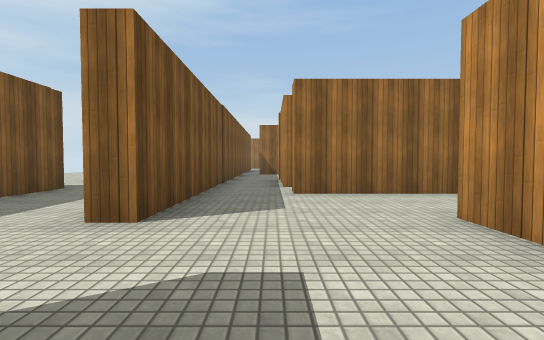
view 1 (above)

21 first-person views from a walk through a 3-D level made in the Unity game engine. The camera is 1.2 m above the floor, tilts 2° down and sees 85° across. The floor is counted in squares, 2 m on a side. Each view is taken from the middle of a square. On the plan, view 1 faces up. The plan holds only what a view shows up to about 9 squares ahead; the rest is blank. The player character is not drawn. Surface patterns are stand-ins for the level's own textures.

view 2
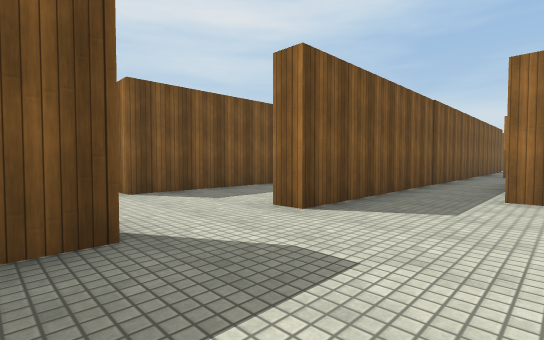

view 3
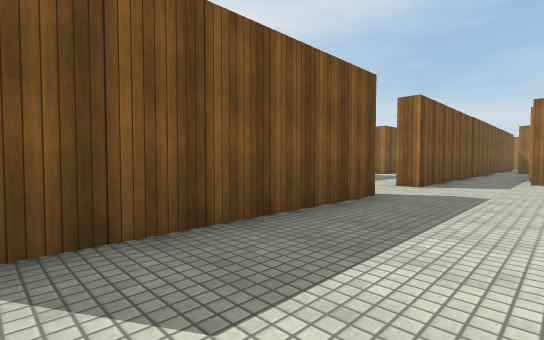

view 4
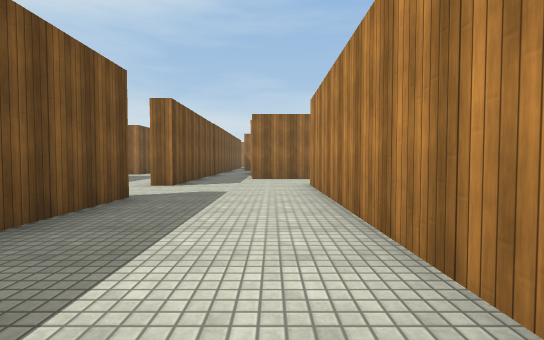

view 5
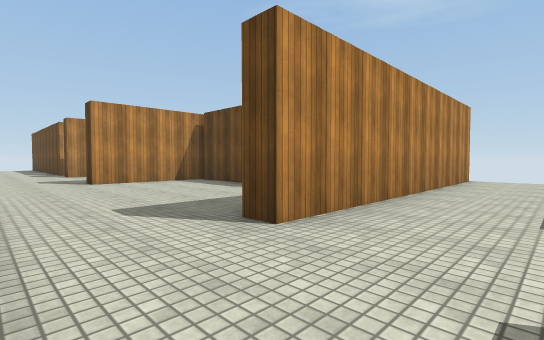

view 6
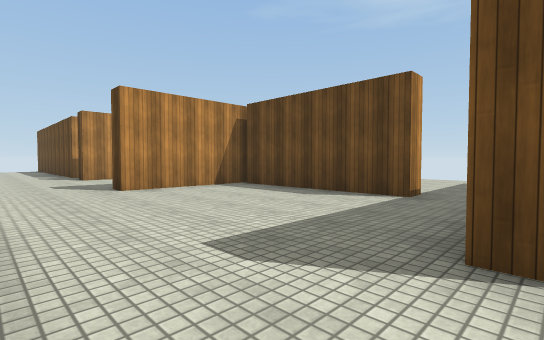

view 7
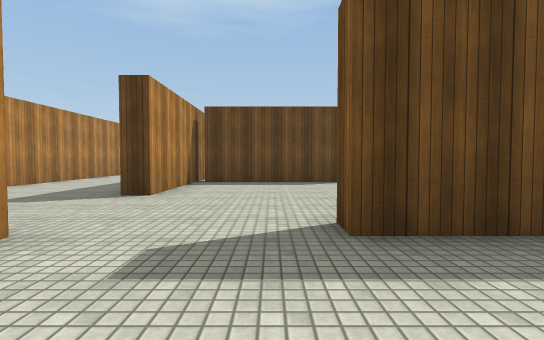

view 8
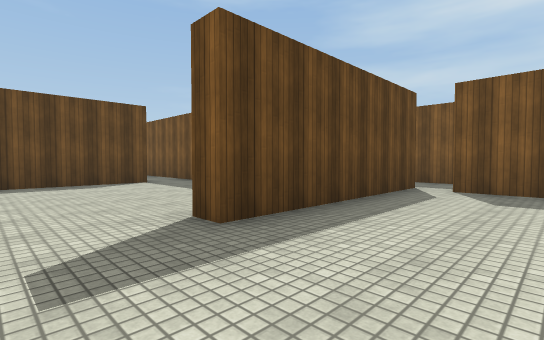

view 9
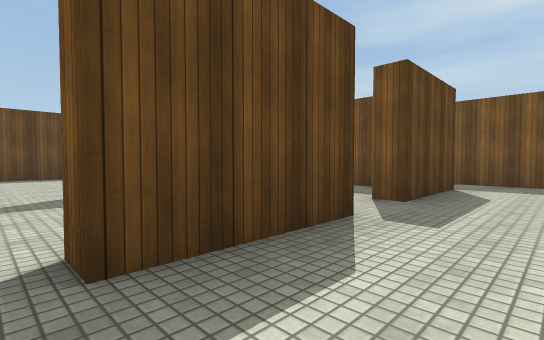

view 10
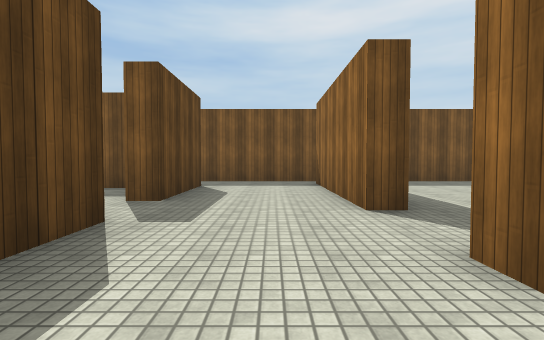

view 11
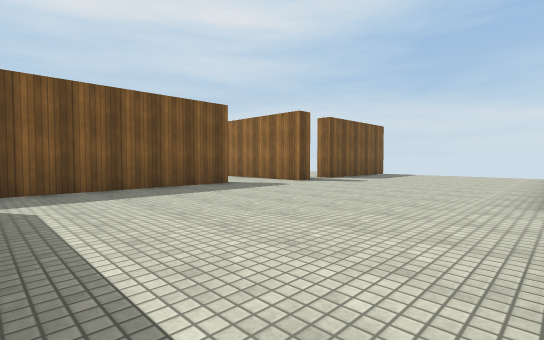

view 12
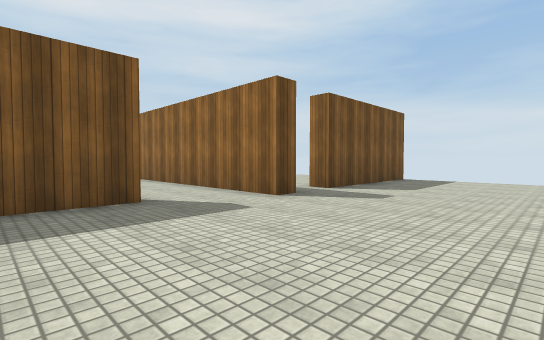

view 13
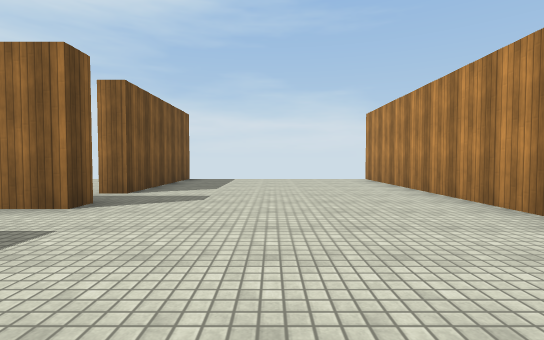

view 14
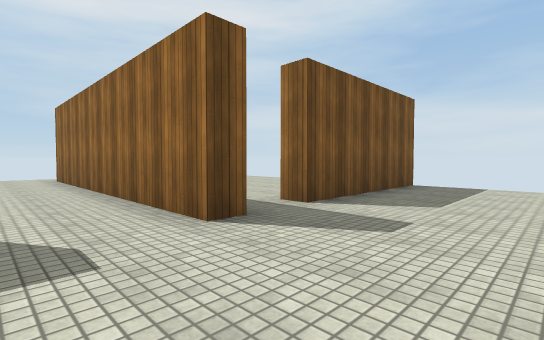

view 15
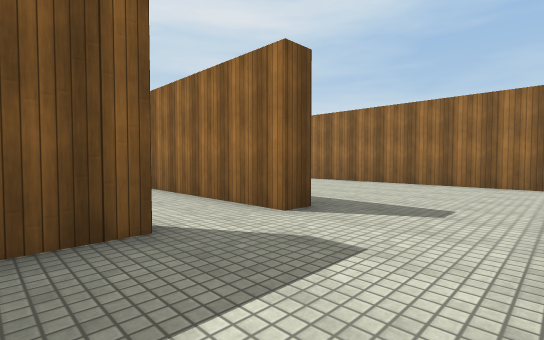

view 16
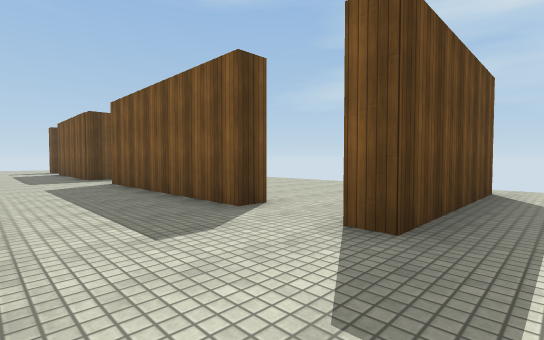

view 17
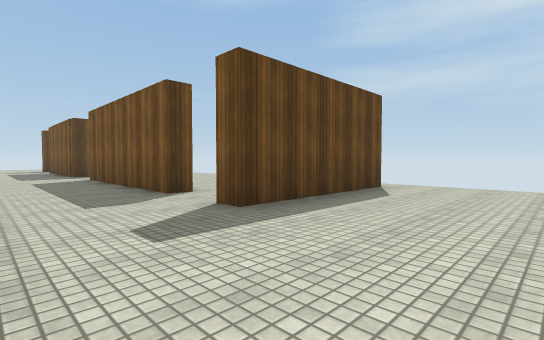

view 18
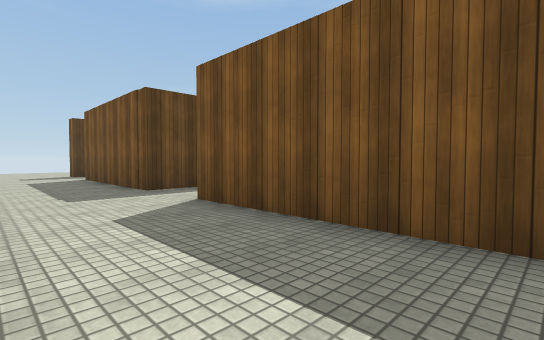

view 19
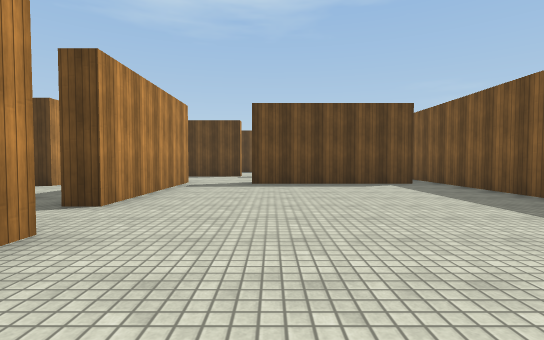

view 20
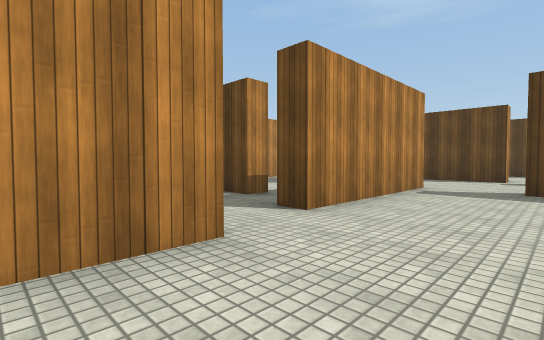

view 21
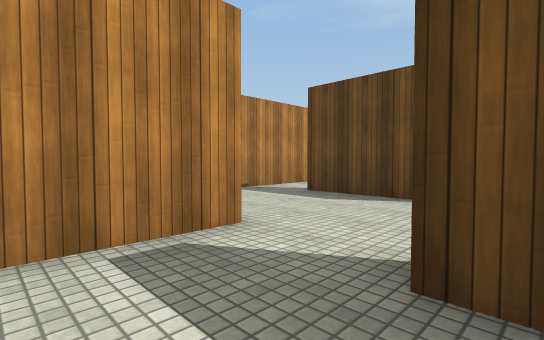

### Floor plan
Ten units are one square. View 1 is at (0, 0); x grows to the right and y downward. Boxes are objects, and circles mark ways between rooms. Rooms are numbered by the first view taken in them; rooms with no view inside come last. Other rooms are left out.
<svg viewBox="-95 -259 180 309">
<path fill="none" stroke="#000" d="M-13 -8 -13 40M19 45 19 -30M3 -66 3 -81M14 -52 4 -52M6 -122 -6 -122M-13 -121 -13 -28M34 -52 14 -52M54 -57 54 -51M19 -30 25 -30M38 -1 79 -1M80 10 80 -30M44 -57 54 -57M80 -75 80 -100M66 -94 66 -89M49 -176 49 -251M-13 -178 -13 -121M-6 -201 -6 -196 -16 -196M57 -122 52 -122 52 -162M-6 -126 35 -126 35 -122 6 -122M41 -94 66 -94M1 -94 27 -94M-6 -254 -6 -213 -11 -213M-50 -130 -44 -130 -44 -80M-84 -151 -44 -151 -44 -146 -54 -146M-55 -62 -44 -62 -44 -18M-16 -196 -79 -196M-13 -28 -19 -28M41 -89 41 -94M27 -94 27 -89M7 -80 7 -64M4 -57 44 -57M69 -151 69 -157"/>
<circle cx="5" cy="-30" r="3" fill="#2a7"/>
<circle cx="-10" cy="-15" r="3" fill="#2a7"/>
<circle cx="20" cy="-45" r="3" fill="#2a7"/>
<circle cx="15" cy="-105" r="3" fill="#2a7"/>
<circle cx="65" cy="-60" r="3" fill="#2a7"/>
<circle cx="70" cy="-90" r="3" fill="#2a7"/>
<circle cx="50" cy="-75" r="3" fill="#2a7"/>
<circle cx="-10" cy="-185" r="3" fill="#2a7"/>
<circle cx="35" cy="-90" r="3" fill="#2a7"/>
<text x="0" y="10">1</text>
<text x="0" y="-60">2</text>
<text x="50" y="-30">3</text>
<text x="60" y="-70">4</text>
<text x="30" y="-170">5</text>
<text x="-40" y="-130">6</text>
<text x="30" y="-80">7</text>
<text x="70" y="-140">8</text>
</svg>
Room 1 opens to room 2. Room 1 opens to room 6. Room 2 opens to room 3. Room 2 opens to room 5. Room 3 opens to room 4. Room 4 opens to room 5. Room 4 opens to room 7. Room 5 opens to room 6. Room 5 opens to room 7.

Where each view was taken, in squares from view 1:
view 1: 0 up, 0 right, facing up
view 2: 0 up, 1 right, facing up-left
view 3: 4 down, 1 right, facing up-left
view 4: 4 down, 1 right, facing up
view 5: 5 up, 0 right, facing down-right
view 6: 5 up, 2 right, facing down-right
view 7: 8 up, 6 right, facing down
view 8: 8 up, 7 right, facing down-left
view 9: 11 up, 7 right, facing down-left
view 10: 11 up, 7 right, facing left
view 11: 13 up, 5 right, facing up-left
view 12: 16 up, 3 right, facing up-left
view 13: 16 up, 2 right, facing up
view 14: 18 up, 2 right, facing up-left
view 15: 12 up, 2 left, facing up-left
view 16: 16 up, 2 left, facing down-left
view 17: 18 up, 2 left, facing down-left
view 18: 12 up, 2 left, facing down-left
view 19: 20 up, 3 right, facing down
view 20: 19 up, 3 right, facing down-right
view 21: 14 up, 3 right, facing down-right
